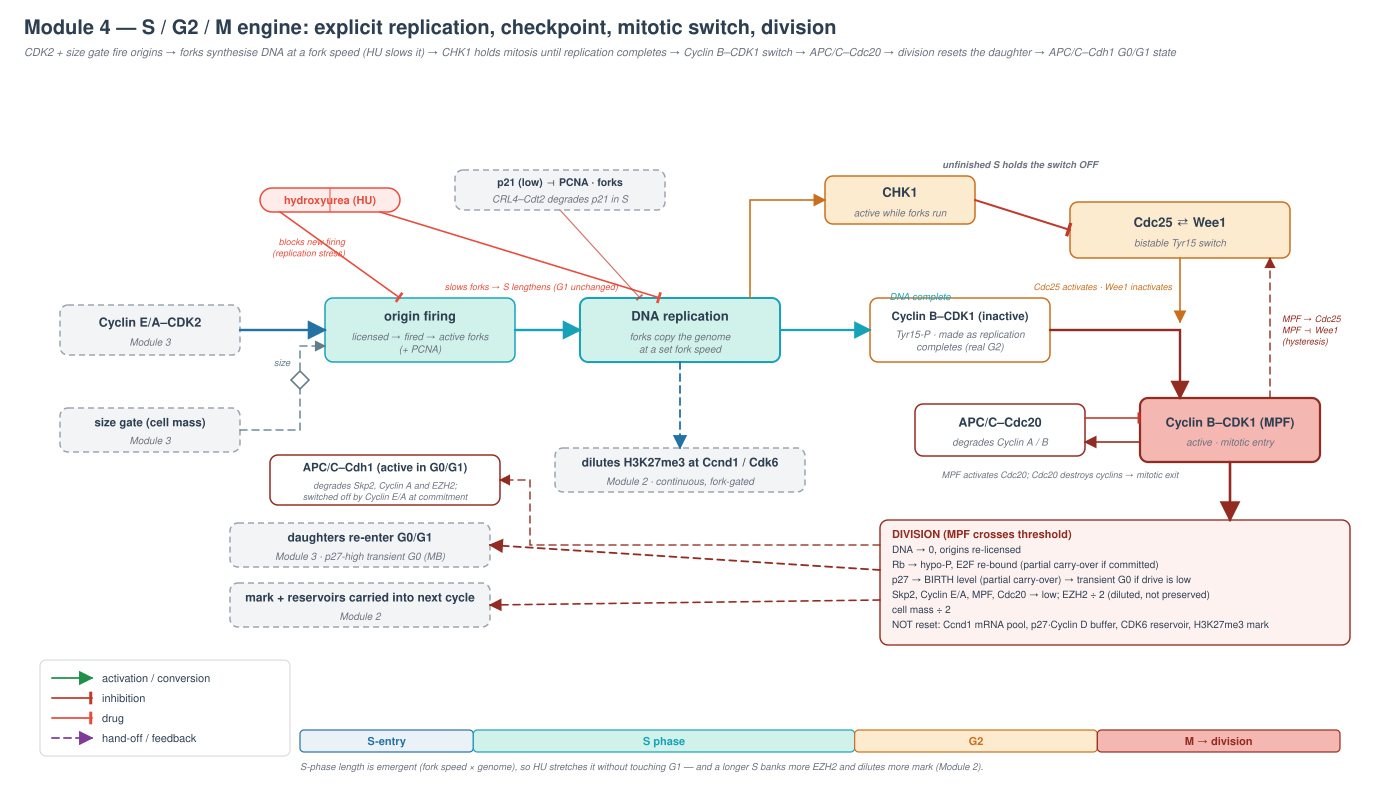

Python code for this plot:
"""Wireframe — Module 4: S / G2 / M engine (origin firing, explicit replication, CHK1, Cyclin B–CDK1 switch, APC/C, division,
and the APC/C–Cdh1 G0/G1 state).

Boxes = Heldt replication core + MITOSIS_BLOCK / HU_BLOCK / GROWTH_BLOCK of the 2026-10 default builder
(p21 carries the PCNA/CRL4-Cdt2 arm; continuous fork-gated mark dilution; EZH2 halved at division). No equations.
"""
import os, sys
sys.path.insert(0, os.path.dirname(__file__))
from wf import SVG, PAL

W, H = 1400, 800


def build():
    s = SVG(W, H)
    s.text(24, 34, "Module 4 — S / G2 / M engine: explicit replication, checkpoint, mitotic switch, division", fs=20, bold=True)
    s.text(24, 56, "CDK2 + size gate fire origins → forks synthesise DNA at a fork speed (HU slows it) → CHK1 holds mitosis until "
                   "replication completes → Cyclin B–CDK1 switch → APC/C–Cdc20 → division resets the daughter → APC/C–Cdh1 G0/G1 state",
           fs=11, fill=PAL["grey"], italic=True)

    T, TL = "#d1f2eb", "#17a2b8"
    A, AL = "#fdebd0", "#ca6f1e"
    RY = 330

    # ---- inputs ----
    cdk2 = s.io(150, RY, "Cyclin E/A–CDK2", sub="Module 3", w=180, h=50, fs=12.5)
    sg = s.io(150, 430, "size gate (cell mass)", sub="Module 3", w=180, h=44, fs=11.5)
    hu = s.pill(330, 200, "hydroxyurea (HU)", w=140)

    # ---- origin firing ----
    ori = s.node(420, RY, 190, 64, "origin firing", sub="licensed → fired → active forks\n(+ PCNA)", fs=13, fill=T, stroke=TL)
    s.edge([cdk2["r"], ori["l"]], kind="act", width=2.4, color=PAL["blue"])
    s.edge([sg["r"], (300, 430), (300, RY + 16), (ori["l"][0], RY + 16)], kind="plain", width=1.4, dashed=True, color="#607d8b")
    s.gate(300, 380, color="#607d8b", label="size", lx=282)
    s.edge([(hu["l"][0] + 20, hu["b"][1]), (400, ori["t"][1])], kind="drug", width=1.6)
    s.label(345, 245, "blocks new firing\n(replication stress)", fs=9, color=PAL["drug"], anchor="end")

    # ---- DNA synthesis ----
    dna = s.node(680, RY, 200, 64, "DNA replication", sub="forks copy the genome\nat a set fork speed", fs=13, fill=T, stroke=TL, sw=2)
    s.edge([ori["r"], dna["l"]], kind="act", width=2.4, color=TL)
    s.edge([(hu["r"][0] - 20, hu["b"][1]), (660, dna["t"][1])], kind="drug", width=1.6)
    s.label(618, 290, "slows forks → S lengthens (G1 unchanged)", fs=9, color=PAL["drug"], anchor="end")
    p21 = s.io(560, 190, "p21 (low) ⊣ PCNA · forks", sub="CRL4–Cdt2 degrades p21 in S", w=210, h=40, fs=10.5)
    s.edge([p21["b"], (640, dna["t"][1])], kind="inh", width=1.2, opacity=0.7)
    rep_out = s.io(680, 470, "dilutes H3K27me3 at Ccnd1 / Cdk6", sub="Module 2 · continuous, fork-gated", w=250)
    s.edge([dna["b"], rep_out["t"]], kind="fb", width=1.8, color=PAL["blue"])

    # ---- CHK1 ----
    chk = s.node(900, 200, 150, 48, "CHK1", sub="active while forks run", fs=13, fill=A, stroke=AL)
    s.edge([(dna["tr"][0] - 30, dna["tr"][1]), (750, 200), chk["l"]], kind="act", width=1.6, color=AL)

    # ---- Cyclin B / MPF switch ----
    preb = s.node(960, RY, 180, 64, "Cyclin B–CDK1 (inactive)", sub="Tyr15-P · made as replication\ncompletes (real G2)", fs=11.5, fill="#ffffff", stroke=AL)
    s.edge([dna["r"], preb["l"]], kind="act", width=2.2, color=TL)
    s.label(920, 300, "DNA complete", fs=9.5, color=TL)
    sw = s.node(1180, 230, 220, 56, "Cdc25 ⇄ Wee1", sub="bistable Tyr15 switch", fs=13, fill=A, stroke=AL)
    mpf = s.node(1230, RY + 100, 180, 64, "Cyclin B–CDK1 (MPF)", sub="active · mitotic entry", fs=12.5, fill="#f5b7b1", stroke="#922b21", sw=2.2)
    s.edge([preb["r"], (1180, RY), (1180, mpf["t"][1])], kind="act", width=2.4, color="#922b21")
    s.edge([sw["b"], (1180, RY - 8)], kind="act", width=1.6, color=AL)
    s.label(1172, 290, "Cdc25 activates · Wee1 inactivates", fs=9, color=AL, anchor="end")
    s.edge([(1270, mpf["t"][1]), (1270, sw["b"][1])], kind="fb", width=1.4, color="#922b21")
    s.label(1282, 322, "MPF → Cdc25\nMPF ⊣ Wee1\n(hysteresis)", fs=9, color="#922b21", anchor="start")
    s.edge([chk["r"], sw["l"]], kind="inh", width=2.0)
    s.label(1020, 168, "unfinished S holds the switch OFF", fs=9.5, bold=True, anchor="middle")

    # ---- APC/C-Cdc20 ----
    cdc20 = s.node(1000, RY + 100, 170, 52, "APC/C–Cdc20", sub="degrades Cyclin A / B", fs=12.5, fill="#ffffff", stroke="#922b21")
    s.edge([(mpf["l"][0], RY + 112), (cdc20["r"][0], RY + 112)], kind="act", width=1.6, color="#922b21")
    s.edge([(cdc20["r"][0], RY + 88), (mpf["l"][0], RY + 88)], kind="inh", width=1.6)
    s.label(1060, 478, "MPF activates Cdc20; Cdc20 destroys cyclins → mitotic exit", fs=9, anchor="middle")

    # ---- division event ----
    div = s.callout(880, 520, 470, [
        "DNA → 0, origins re-licensed",
        "Rb → hypo-P, E2F re-bound (partial carry-over if committed)",
        "p27 → BIRTH level (partial carry-over) → transient G0 if drive is low",
        "Skp2, Cyclin E/A, MPF, Cdc20 → low;  EZH2 ÷ 2 (diluted, not preserved)",
        "cell mass ÷ 2",
        "NOT reset: Ccnd1 mRNA pool, p27·Cyclin D buffer, CDK6 reservoir, H3K27me3 mark",
    ], title="DIVISION  (MPF crosses threshold)", color="#922b21", fill="#fdf2f0", fs=10)
    s.edge([mpf["b"], (1230, 520)], kind="act", width=2.6, color="#922b21")
    out1 = s.io(360, 545, "daughters re-enter G0/G1", sub="Module 3 · p27-high transient G0 (MB)", w=260)
    s.edge([(div["l"][0], 570), out1["r"]], kind="fb", width=1.8, color="#922b21")
    out2 = s.io(360, 605, "mark + reservoirs carried into next cycle", sub="Module 2", w=260)
    s.edge([(div["l"][0], 600), out2["r"]], kind="fb", width=1.6, color="#922b21")

    # ---- APC/C–Cdh1: the G0/G1 state after division ----
    cdh1 = s.node(385, 480, 230, 50, "APC/C–Cdh1 (active in G0/G1)", sub="degrades Skp2, Cyclin A and EZH2;\nswitched off by Cyclin E/A at commitment", fs=11.5, fill="#ffffff", stroke="#922b21", sub_fs=9)
    s.edge([(div["l"][0], 545), (530, 545), (530, 480), cdh1["r"]], kind="fb", width=1.4, color="#922b21")

    # ---- phase bar ----
    s.phase_bar(300, 1340, 730, [("S-entry", 1, "#eaf2f8", PAL["blue"]), ("S phase", 2.2, T, TL),
                                 ("G2", 1.4, A, AL), ("M → division", 1.4, "#f5b7b1", "#922b21")])
    s.label(300, 770, "S-phase length is emergent (fork speed × genome), so HU stretches it without touching G1 — "
                      "and a longer S banks more EZH2 and dilutes more mark (Module 2).", fs=9.5, anchor="start")

    s.legend(40, 660, [("act", "activation / conversion"), ("inh", "inhibition"), ("drug", "drug"),
                       ("fb", "hand-off / feedback")])
    return s


if __name__ == "__main__":
    out = os.path.join(os.path.dirname(__file__), "module4_s_g2_m.svg")
    build().save(out)
    print("wrote", out)
